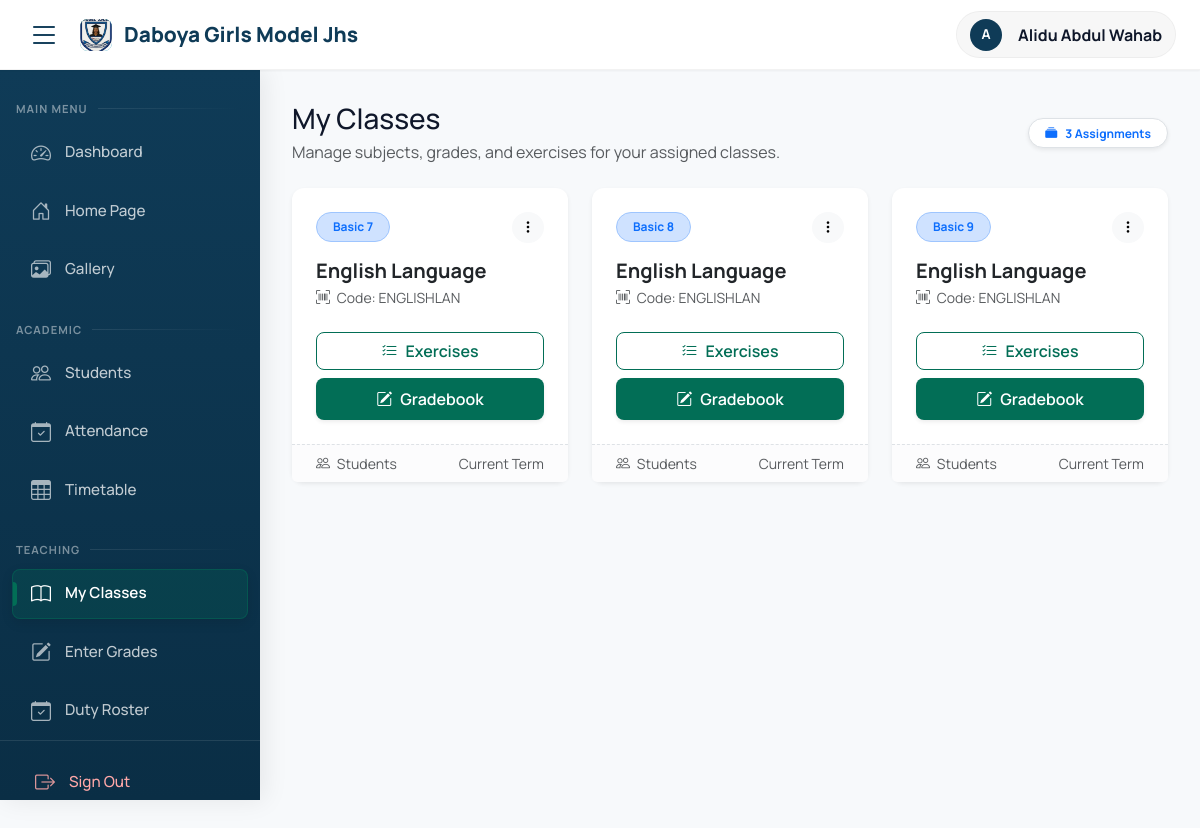
Screenshot of /teachers/my-classes/ (signed in) with the database file from the repository.
### academics/models.py (models this page shows, shortened)
class SchoolInfo(models.Model):
    name = models.CharField(max_length=200, default="Daboya Girls Model JHS")
    address = models.TextField(default="P.O. Box 6, Daboya, North Gonja District")
    phone = models.CharField(max_length=50, default="024-0852910")
    email = models.EmailField(default="info@daboyagirlsmodel.edu.gh")
    motto = models.CharField(max_length=200, default="Success, Our Concern")
    logo = models.ImageField(upload_to='school_logo/', null=True, blank=True)
    class Meta:
        verbose_name_plural = "School Information"

class ClassSubject(models.Model):
    class_name = models.ForeignKey(Class, on_delete=models.CASCADE)
    subject = models.ForeignKey(Subject, on_delete=models.CASCADE)
    teacher = models.ForeignKey('teachers.Teacher', on_delete=models.SET_NULL, null=True)
    class Meta:
        unique_together = ['class_name', 'subject']

class Class(models.Model):
    name = models.CharField(max_length=50)  # e.g., "Grade 10A", "Grade 9B"
    academic_year = models.ForeignKey(AcademicYear, on_delete=models.CASCADE)
    class_teacher = models.ForeignKey('teachers.Teacher', on_delete=models.SET_NULL,
                                     null=True, blank=True, related_name='managed_classes')
    class Meta:
        verbose_name_plural = "Classes"
        unique_together = ['name', 'academic_year']

class Subject(models.Model):
    name = models.CharField(max_length=100)
    code = models.CharField(max_length=20, unique=True)
    description = models.TextField(blank=True)

### accounts/models.py (models this page shows, shortened)
class User(AbstractUser):
    USER_TYPES = (
        ('admin', 'Admin'),
        ('teacher', 'Teacher'),
        ('student', 'Student'),
        ('parent', 'Parent'),
    )
    user_type = models.CharField(max_length=10, choices=USER_TYPES)
    phone = models.CharField(max_length=15, blank=True)
    address = models.TextField(blank=True)
    profile_picture = models.ImageField(upload_to='profiles/', null=True, blank=True)

### teachers/views.py (the view)
# urls.py: path('my-classes/', views.teacher_classes, name='my_classes'),
@login_required
def teacher_classes(request):
    if request.user.user_type != 'teacher':
        messages.error(request, 'Access denied')
        return redirect('dashboard')
    teacher = Teacher.objects.get(user=request.user)
    class_subjects = ClassSubject.objects.filter(teacher=teacher).select_related(
        'class_name', 'subject'
    )
    return render(request, 'teachers/my_classes.html', {'class_subjects': class_subjects})

### templates/teachers/my_classes.html (shortened to what this page needs)
{% extends 'base.html' %}
{% block content %}
<div class="container-fluid px-0">
    <div class="row align-items-center mb-4">
        <div class="col">
            <h2 class="h3 mb-1 text-gray-800">My Classes</h2>
            <p class="text-muted mb-0">Manage subjects, grades, and exercises for your assigned classes.</p>
        </div>
        <div class="col-auto">
            <span class="badge bg-white text-primary border px-3 py-2 shadow-sm rounded-pill">
                <i class="bi bi-collection-fill me-2"></i>{{ class_subjects|length }} Assignments
            </span>
        </div>
    </div>
    {% if class_subjects %}
    <div class="row row-cols-1 row-cols-md-2 row-cols-xl-3 g-4">
        {% for cs in class_subjects %}
        <div class="col">
            <div class="card h-100 border-0 shadow-sm hover-shadow transition-all">
                <div class="card-body p-4">
                    <div class="d-flex justify-content-between align-items-start mb-3">
                        <span class="badge bg-primary-subtle text-primary border border-primary-subtle rounded-pill px-3 py-2">
                             {{ cs.class_name.name }}
                        </span>
                        <div class="dropdown">
                            <button class="btn btn-light btn-sm rounded-circle" type="button" data-bs-toggle="dropdown">
                                <i class="bi bi-three-dots-vertical"></i>
                            </button>
                        </div>
                    </div>
                    <h5 class="card-title fw-bold text-dark mb-1">{{ cs.subject.name }}</h5>
                    <p class="text-muted small mb-4">
                        <i class="bi bi-upc-scan me-1"></i> Code: {{ cs.subject.code }}
                    </p>
                    <div class="d-grid gap-2">
                        <a href="{% url 'teachers:manage_exercises' cs.id %}" class="btn btn-outline-primary">
                            <i class="bi bi-list-check me-2"></i>Exercises
                        </a>
                        <a href="{% url 'teachers:enter_grades' %}?class_subject_id={{ cs.id }}" class="btn btn-primary shadow-sm">
                            <i class="bi bi-pencil-square me-2"></i>Gradebook
                        </a>
                    </div>
                </div>
                <div class="card-footer bg-light-subtle border-top-dashed py-2 px-4">
                   <div class="d-flex justify-content-between text-muted small">
                       <span><i class="bi bi-people me-1"></i> Students</span>
                       <span>Current Term</span>
                   </div>
                </div>
            </div>
        </div>
        {% endfor %}
    </div>
    {% endif %}
</div>
{% endblock %}

### templates/base.html (shortened to what this page needs)
{% load static %}
<!DOCTYPE html>
<html lang="en">
<head>
    <link href="https://cdn.jsdelivr.net/npm/bootstrap@5.3.0/dist/css/bootstrap.min.css" rel="stylesheet">
    <link rel="stylesheet" href="https://cdn.jsdelivr.net/npm/bootstrap-icons@1.11.0/font/bootstrap-icons.css">
</head>
<body>
    <div class="main-container {% if not user.is_authenticated %}public-layout{% endif %}">
        {% if user.is_authenticated %}
        <header class="header">
            <div class="container-fluid px-3 px-lg-4">
                <div class="d-flex justify-content-between align-items-center">
                    <div class="d-flex align-items-center gap-2">
                        <button class="btn btn-link text-decoration-none d-none d-lg-block p-1 me-2 border-0" onclick="toggleSidebar()" style="color: var(--primary-dark);">
                            <i class="bi bi-list fs-2"></i>
                        </button>
                        <div class="navbar-brand m-0">
                            <div class="header-brand-icon">
                                {% if school_logo %}
                                    <img src="{{ school_logo.url }}" alt="Logo" style="width: 100%; height: 100%; object-fit: cover; border-radius: 8px;">
                                {% else %}
                                    GM
                                {% endif %}
                            </div>
                            <span class="d-none d-sm-block">{{ school_name|default:"Girls Model JHS" }}</span>
                        </div>
                    </div>
                    <div>
                        <a href="{% url 'dashboard' %}" class="user-info">
                            <div class="user-avatar">
                                {{ user.get_full_name|first|upper }}
                            </div>
                            <div class="d-none d-md-block fs-6 fw-bold ps-1">
                                {{ user.get_full_name }}
                            </div>
                        </a>
                    </div>
                </div>
            </div>
        </header>
        <nav class="sidebar" id="sidebar">
            <h4 class="mb-2">Main Menu</h4>
            <div class="nav-item">
                <a href="{% url 'dashboard' %}" class="nav-link {% if request.resolver_match.url_name == 'dashboard' %}active{% endif %}" title="Dashboard">
                    <i class="bi bi-speedometer2"></i>
                    <span>Dashboard</span>
                </a>
            </div>
            <div class="nav-item">
                <a href="{% url 'home' %}" class="nav-link {% if request.resolver_match.url_name == 'home' %}active{% endif %}" title="Home Page">
                    <i class="bi bi-house-door"></i>
                    <span>Home Page</span>
                </a>
            </div>
            <div class="nav-item">
                <a href="{% url 'academics:gallery' %}" class="nav-link {% if request.resolver_match.url_name == 'gallery' %}active{% endif %}" title="Gallery">
                    <i class="bi bi-images"></i>
                    <span>Gallery</span>
                </a>
            </div>
            {% if user.user_type == 'admin' or user.user_type == 'teacher' %}
            <h4 class="mb-2 mt-4">Academic</h4>
            <div class="nav-item">
                <a href="{% url 'students:student_list' %}" class="nav-link {% if request.resolver_match.url_name == 'student_list' %}active{% endif %}" title="Students">
                    <i class="bi bi-people"></i>
                    <span>Students</span>
                </a>
            </div>
            <div class="nav-item">
                <a href="{% url 'students:mark_attendance' %}" class="nav-link {% if request.resolver_match.url_name == 'mark_attendance' %}active{% endif %}" title="Attendance">
                    <i class="bi bi-calendar-check"></i>
                    <span>Attendance</span>
                </a>
            </div>
            <div class="nav-item">
                <a href="{% url 'academics:timetable' %}" class="nav-link {% if request.resolver_match.url_name == 'timetable' %}active{% endif %}" title="Timetable">
                    <i class="bi bi-table"></i>
                    <span>Timetable</span>
                </a>
            </div>
            {% endif %}
            {% if user.user_type == 'teacher' %}
            <h4 class="mb-2 mt-4">Teaching</h4>
            <div class="nav-item">
                <a href="{% url 'teachers:my_classes' %}" class="nav-link {% if request.resolver_match.url_name == 'my_classes' %}active{% endif %}" title="My Classes">
                    <i class="bi bi-book"></i>
                    <span>My Classes</span>
                </a>
            </div>
            <div class="nav-item">
                <a href="{% url 'teachers:enter_grades' %}" class="nav-link {% if request.resolver_match.url_name == 'enter_grades' %}active{% endif %}" title="Enter Grades">
                    <i class="bi bi-pencil-square"></i>
                    <span>Enter Grades</span>
                </a>
            </div>
            <div class="nav-item">
                <a href="{% url 'teachers:duty_roster' %}" class="nav-link {% if request.resolver_match.url_name == 'duty_roster' %}active{% endif %}" title="Duty Roster">
                    <i class="bi bi-calendar-check"></i>
                    <span>Duty Roster</span>
                </a>
            </div>
            {% endif %}
            <div class="mt-auto p-3 border-top" style="border-color: rgba(255,255,255,0.1) !important;">
                <a href="{% url 'logout' %}" class="nav-link" style="color: #ffa8a8 !important;" title="Sign Out">
                    <i class="bi bi-box-arrow-right"></i>
                    <span>Sign Out</span>
                </a>
            </div>
        </nav>
        {% endif %}
        <main class="main-content {% if not user.is_authenticated %}w-100 m-0 p-0{% endif %}" id="mainContent">
            {% block content %}{% endblock %}
        </main>
    </div>
    <div class="position-fixed top-0 end-0 p-3" style="z-index: 1200; width: 320px;" id="toastContainer"></div>
</body>
</html>

### rows the page displays
SchoolInfo: name "Daboya Girls Model Jhs"
User: get_full_name|first "A", get_full_name "Alidu Abdul Wahab"
ClassSubject: class_name.name "Basic 7", subject.name "English Language", subject.code "ENGLISHLAN"
ClassSubject: class_name.name "Basic 8", subject.name "English Language", subject.code "ENGLISHLAN"
ClassSubject: class_name.name "Basic 9", subject.name "English Language", subject.code "ENGLISHLAN"

### other values shown
{{ class_subjects|length }} "3"
